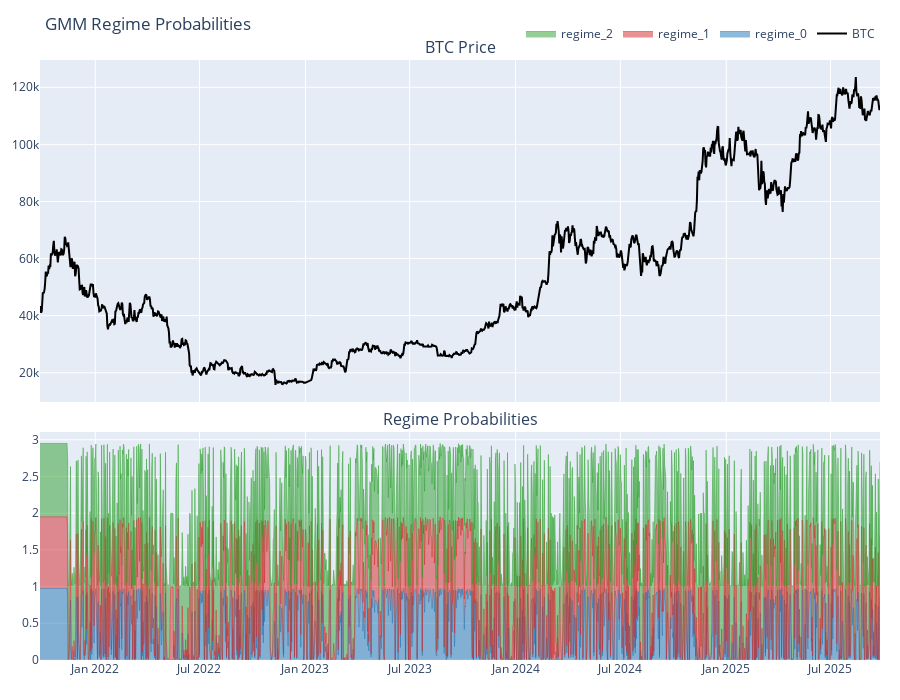

Notebook source saved alongside this figure:
### Code cell
fig_probs = viz.plot_regime_probabilities(btc, gmm.probs_)
fig_probs.show()

### Figure 1 — Plotly figure (JSON) as saved in the notebook; plotly's stock layout.template omitted (floating-point values rounded to 4 significant figures; data arrays with more than 128 entries replaced by an {"elided": "..."} marker saying what was removed)
{"data": [{"line": {"color": "black"}, "name": "BTC", "type": "scatter", "x": {"elided": "1460 str values"}, "xaxis": "x", "y": {"elided": "1460 float values"}, "yaxis": "y"}, {"line": {"color": "#1f77b4", "width": 0.5}, "mode": "lines", "name": "regime_0", "stackgroup": "one", "type": "scatter", "x": {"elided": "1460 str values"}, "xaxis": "x2", "y": {"elided": "1460 float values"}, "yaxis": "y2"}, {"line": {"color": "#d62728", "width": 0.5}, "mode": "lines", "name": "regime_1", "stackgroup": "one", "type": "scatter", "x": {"elided": "1460 str values"}, "xaxis": "x2", "y": {"elided": "1460 float values"}, "yaxis": "y2"}, {"line": {"color": "#2ca02c", "width": 0.5}, "mode": "lines", "name": "regime_2", "stackgroup": "one", "type": "scatter", "x": {"elided": "1460 str values"}, "xaxis": "x2", "y": {"elided": "1460 float values"}, "yaxis": "y2"}], "layout": {"annotations": [{"font": {"size": 16}, "showarrow": false, "text": "BTC Price", "x": 0.5, "xanchor": "center", "xref": "paper", "y": 1, "yanchor": "bottom", "yref": "paper"}, {"font": {"size": 16}, "showarrow": false, "text": "Regime Probabilities", "x": 0.5, "xanchor": "center", "xref": "paper", "y": 0.38, "yanchor": "bottom", "yref": "paper"}], "height": 700, "legend": {"orientation": "h", "x": 1, "xanchor": "right", "y": 1.02, "yanchor": "bottom"}, "margin": {"b": 40, "l": 40, "r": 20, "t": 60}, "showlegend": true, "title": {"text": "GMM Regime Probabilities"}, "xaxis": {"anchor": "y", "domain": [0, 1], "matches": "x2", "showticklabels": false}, "xaxis2": {"anchor": "y2", "domain": [0, 1]}, "yaxis": {"anchor": "x", "domain": [0.43, 1]}, "yaxis2": {"anchor": "x2", "domain": [0, 0.38]}}}
